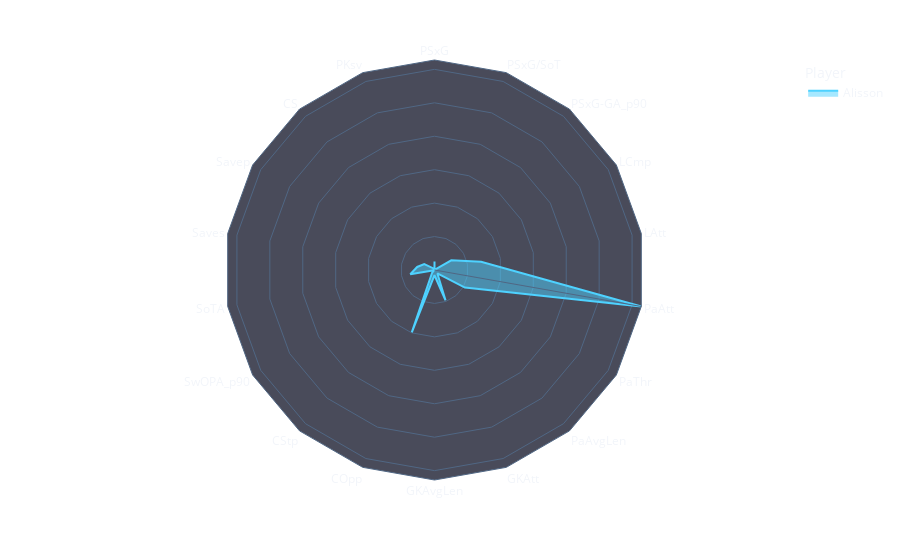

The code cell stored with this chart in its notebook:
### Code cell
# Input for the player's name
player_name = input("Enter the player's name: ")

# Search for the player's position in ps_df
player_data = ps_df[ps_df['Player'] == player_name]

if not player_data.empty:
    player_position = player_data['Position'].values[0]

    # Check if the player's position exists in the dictionary
    if player_position in position_to_df:
        player_df = position_to_df[player_position]

        # Extract the player's data from the position-specific DataFrame
        player_data = player_df[player_df['Player'] == player_name]

        if not player_data.empty:
            player_data = player_data.drop(columns=['Position','Unnamed: 0',])  # Exclude unnecessary columns
            player_comp = pd.melt(player_data, id_vars=['Player'], value_vars=player_data.columns[1:], var_name='Stat')

            # Create a radar plot using Plotly Express
            fig = px.line_polar(player_comp, r='value', theta='Stat', line_close=True, color='Player',
                                color_discrete_sequence=["#4ed2ff"], template="plotly_dark")

            # Customize the layout
            fig.update_polars(
                angularaxis_showgrid=False,
                radialaxis_gridwidth=0,
                gridshape='linear',
                bgcolor="#494b5a",
                radialaxis_showticklabels=False
            )

            fig.update_layout(
                paper_bgcolor="rgba(0, 0, 0, 0)",
                plot_bgcolor="rgba(0, 0, 0, 0)"
            )

            # Fill the area under the radar lines
            fig.update_traces(fill='toself')

            # Add an annotation with the player's name on the side of the plot
          

            # Show the radar plot
            fig.show()

### Figure 1 — Plotly figure (JSON) as saved in the notebook; plotly's stock layout.template omitted (floating-point values rounded to 4 significant figures)
{"data": [{"fill": "toself", "hovertemplate": "Player=Alisson<br>value=%{r}<br>Stat=%{theta}<extra></extra>", "legendgroup": "Alisson", "line": {"color": "#4ed2ff", "dash": "solid"}, "marker": {"symbol": "circle"}, "mode": "lines", "name": "Alisson", "r": [51.1, 0.33, 0.27, 116, 283, 1256, 210, 26.9, 193, 31.3, 397, 23, 2.41, 147, 105, "70.75", 14, 1, 51.1], "showlegend": true, "subplot": "polar", "theta": ["PSxG", "PSxG/SoT", "PSxG-GA_p90", "LCmp", "LAtt", "PaAtt", "PaThr", "PaAvgLen", "GKAtt", "GKAvgLen", "COpp", "CStp", "SwOPA_p90", "SoTA", "Saves", "Savep", "CS", "PKsv", "PSxG"], "type": "scatterpolar"}], "layout": {"legend": {"title": {"text": "Player"}, "tracegroupgap": 0}, "margin": {"t": 60}, "paper_bgcolor": "rgba(0, 0, 0, 0)", "plot_bgcolor": "rgba(0, 0, 0, 0)", "polar": {"angularaxis": {"direction": "clockwise", "rotation": 90, "showgrid": false}, "bgcolor": "#494b5a", "domain": {"x": [0, 1], "y": [0, 1]}, "gridshape": "linear", "radialaxis": {"gridwidth": 0, "showticklabels": false}}}}
